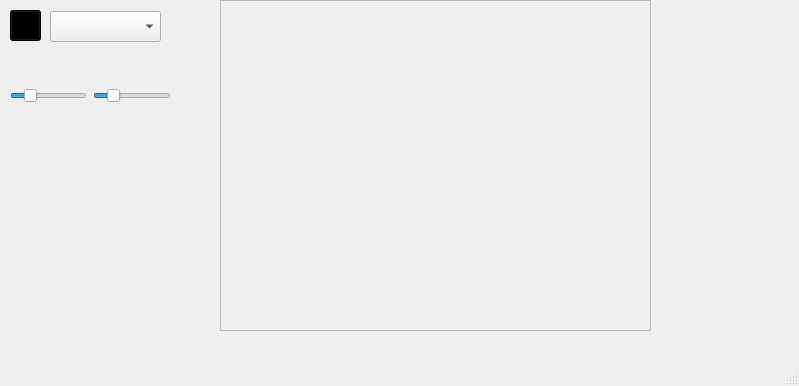
<?xml version="1.0" encoding="UTF-8"?>
<ui version="4.0">
 <class>MainWindow</class>
 <widget class="QMainWindow" name="MainWindow">
  <property name="geometry">
   <rect>
    <x>0</x>
    <y>0</y>
    <width>799</width>
    <height>386</height>
   </rect>
  </property>
  <property name="windowTitle">
   <string>MainWindow</string>
  </property>
  <widget class="QWidget" name="centralwidget">
   <widget class="ColorPickerButton" name="pushButton">
    <property name="geometry">
     <rect>
      <x>10</x>
      <y>10</y>
      <width>31</width>
      <height>31</height>
     </rect>
    </property>
    <property name="autoFillBackground">
     <bool>false</bool>
    </property>
    <property name="styleSheet">
     <string notr="true">background-color: black</string>
    </property>
    <property name="text">
     <string/>
    </property>
   </widget>
   <widget class="ShapeSelector" name="comboBox">
    <property name="geometry">
     <rect>
      <x>50</x>
      <y>11</y>
      <width>111</width>
      <height>31</height>
     </rect>
    </property>
    <property name="editable">
     <bool>false</bool>
    </property>
   </widget>
   <widget class="DrawingArea" name="frame">
    <property name="geometry">
     <rect>
      <x>220</x>
      <y>0</y>
      <width>431</width>
      <height>331</height>
     </rect>
    </property>
    <property name="frameShape">
     <enum>QFrame::StyledPanel</enum>
    </property>
    <property name="frameShadow">
     <enum>QFrame::Raised</enum>
    </property>
   </widget>
   <widget class="SizePicker" name="sizePicker" native="true">
    <property name="geometry">
     <rect>
      <x>10</x>
      <y>60</y>
      <width>161</width>
      <height>71</height>
     </rect>
    </property>
    <layout class="QHBoxLayout" name="sizePickerLayout">
     <item>
      <widget class="QSlider" name="width_slider">
       <property name="value">
        <number>20</number>
       </property>
       <property name="orientation">
        <enum>Qt::Horizontal</enum>
       </property>
      </widget>
     </item>
     <item>
      <widget class="QSlider" name="height_slider">
       <property name="value">
        <number>20</number>
       </property>
       <property name="orientation">
        <enum>Qt::Horizontal</enum>
       </property>
      </widget>
     </item>
    </layout>
   </widget>
  </widget>
  <widget class="QMenuBar" name="menubar">
   <property name="geometry">
    <rect>
     <x>0</x>
     <y>0</y>
     <width>799</width>
     <height>19</height>
    </rect>
   </property>
  </widget>
  <widget class="QStatusBar" name="statusbar"/>
 </widget>
 <customwidgets>
  <customwidget>
   <class>ColorPickerButton</class>
   <extends>QPushButton</extends>
   <header location="global">colorpickerbutton.h</header>
   <slots>
    <signal>colorChanged(QColor)</signal>
   </slots>
  </customwidget>
  <customwidget>
   <class>ShapeSelector</class>
   <extends>QComboBox</extends>
   <header>shapeselector.h</header>
   <slots>
    <signal>factoryChanged(ShapeFactory*)</signal>
   </slots>
  </customwidget>
  <customwidget>
   <class>DrawingArea</class>
   <extends>QFrame</extends>
   <header location="global">drawingarea.h</header>
   <container>1</container>
   <slots>
    <slot>setCurrentColor(QColor)</slot>
    <slot>setCurrentSize(QSize)</slot>
    <slot>setActiveFactory(ShapeFactory*)</slot>
   </slots>
  </customwidget>
  <customwidget>
   <class>SizePicker</class>
   <extends>QWidget</extends>
   <header location="global">sizepicker.h</header>
   <container>1</container>
   <slots>
    <signal>sizeChanged(QSize)</signal>
    <slot>setPickedWidth(int)</slot>
    <slot>setPickedHeight(int)</slot>
   </slots>
  </customwidget>
 </customwidgets>
 <resources/>
 <connections>
  <connection>
   <sender>comboBox</sender>
   <signal>factoryChanged(ShapeFactory*)</signal>
   <receiver>frame</receiver>
   <slot>setActiveFactory(ShapeFactory*)</slot>
   <hints>
    <hint type="sourcelabel">
     <x>135</x>
     <y>44</y>
    </hint>
    <hint type="destinationlabel">
     <x>250</x>
     <y>71</y>
    </hint>
   </hints>
  </connection>
 </connections>
</ui>
